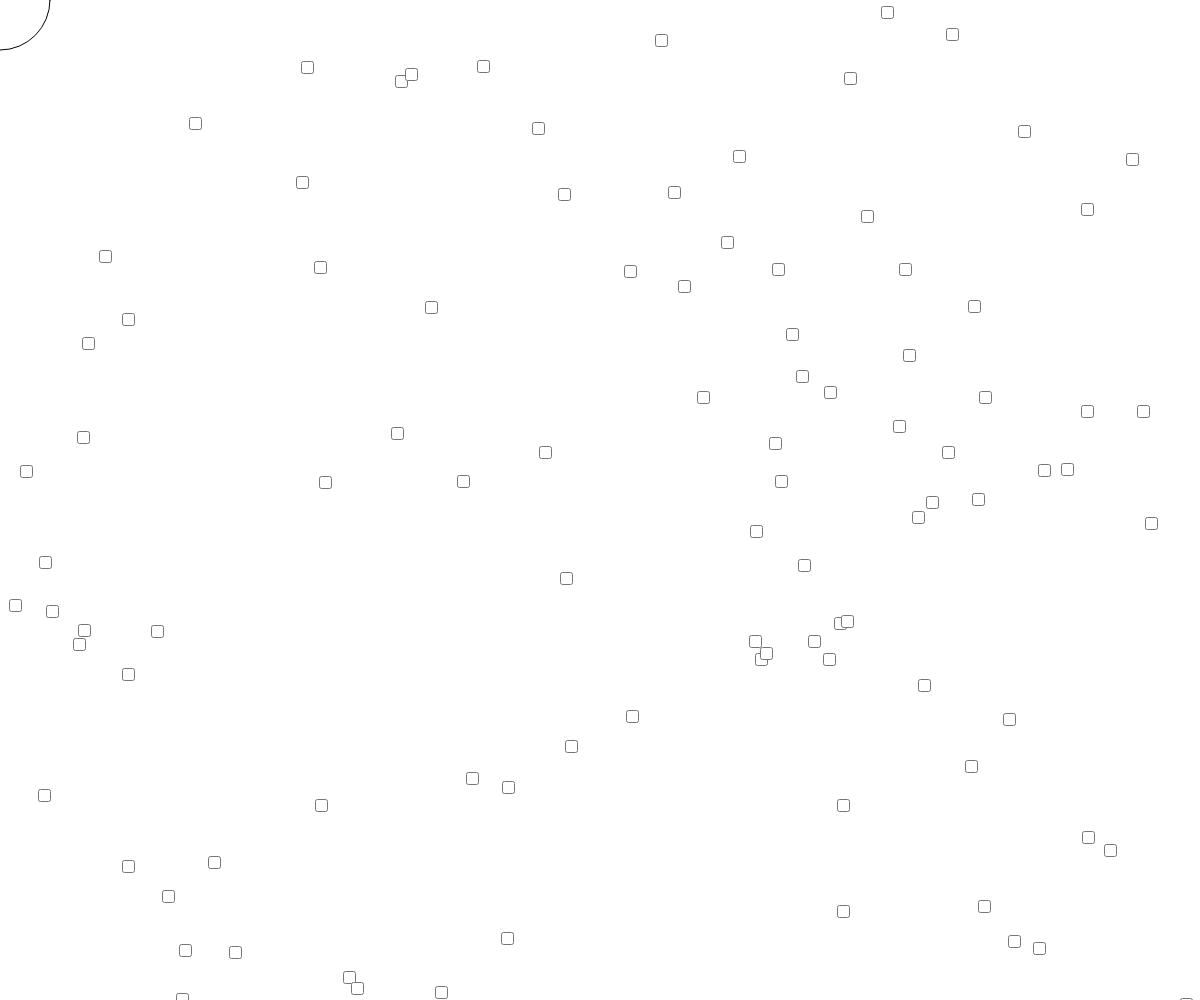
Frame 1 (no input)
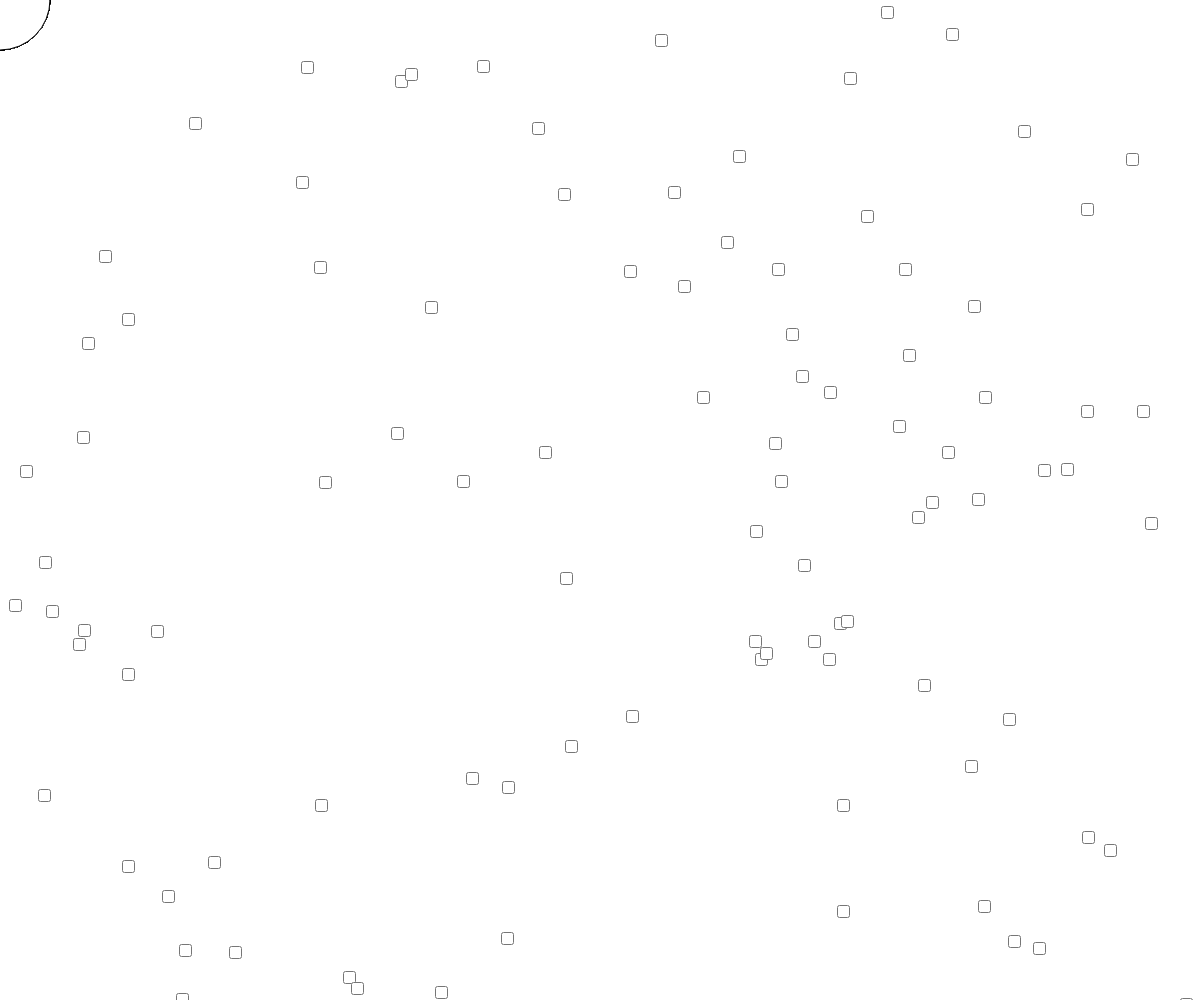
Frame 60 (no input)
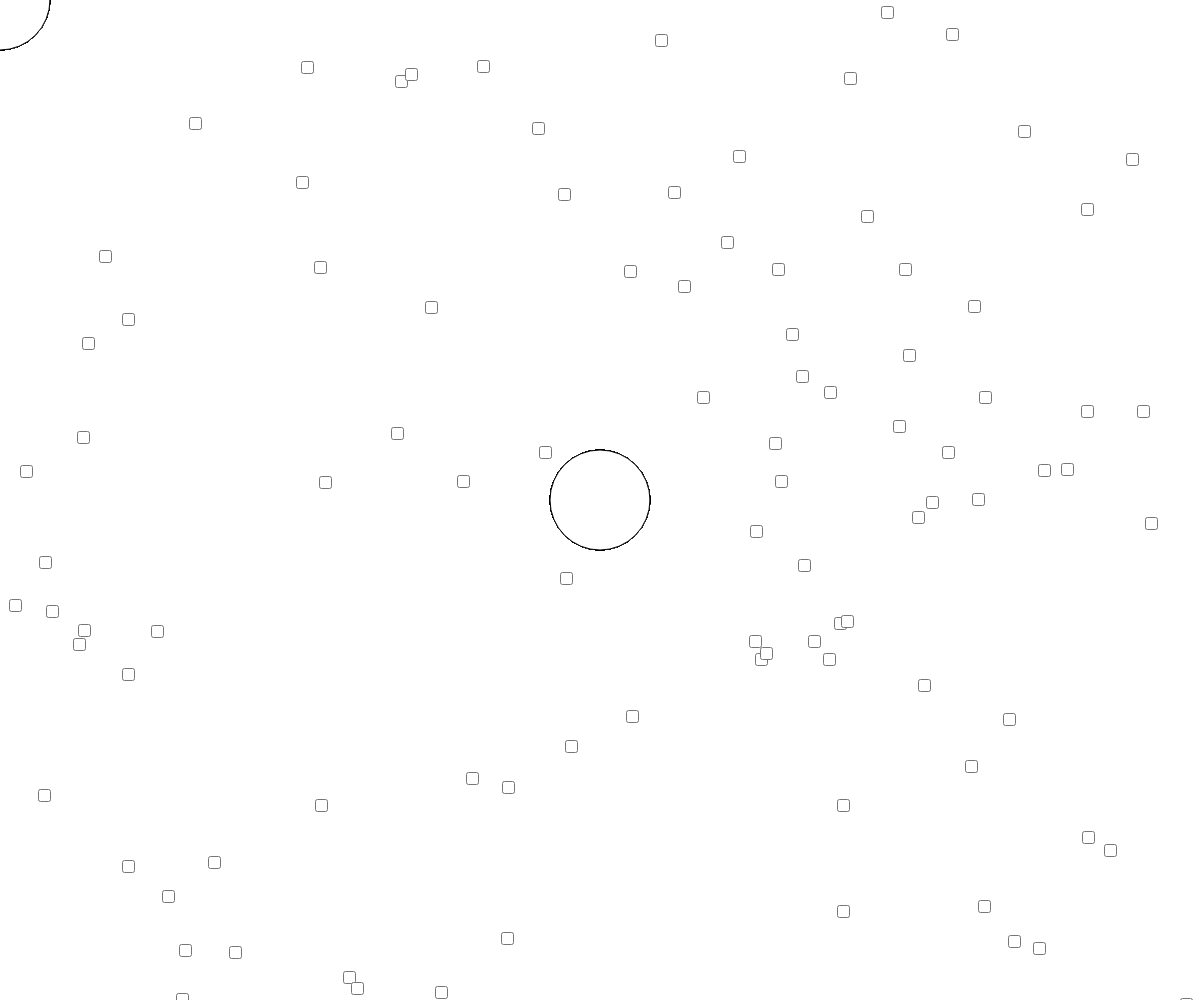
Frame 120 (the mouse pressed at the canvas centre since frame 60)

The p5.js sketch that drew these frames (run headless with seeded random() and noise() and a simulated clock; from frame 60 on, the mouse is pressed at the canvas centre):

// p5.js sketch
// ── sketch.js
let checkboxes = [];
let size = 100;

function setup() {
  createCanvas(windowWidth, windowHeight);

  for (let i = 0; i < 100; i++) {
    checkboxes[i] = createCheckbox('')
		checkboxes[i].style('display', 'inline');
		checkboxes[i].position(random(windowWidth), random(windowHeight));
		checkboxes[i].changed(myCheckedEvent);
  }
}

function myCheckedEvent(){
	size += 50;
}

function draw() {

  ellipse(mouseX, mouseY, size);
}
